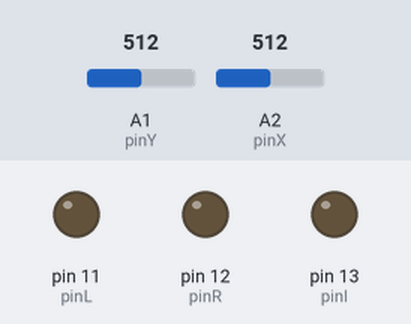
This sketch was run on a simulated Arduino Uno, built with avr-gcc and run on an emulated ATmega328P. On the bench: output pins drawn as LEDs (lit = HIGH). Inputs (shaded band) come from the test bench; at power-on: A1 (pinY) = 512, A2 (pinX) = 512. Random numbers use the default seed unless the sketch sets one.

Above: at 1.2 s.
1.3 s: A1 (pinY) set to 491
At 1.8 s:
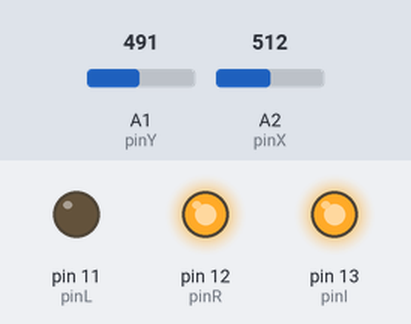
4.3 s: A2 (pinX) set to 105
7.3 s: A2 (pinX) set to 92
At 8.4 s:
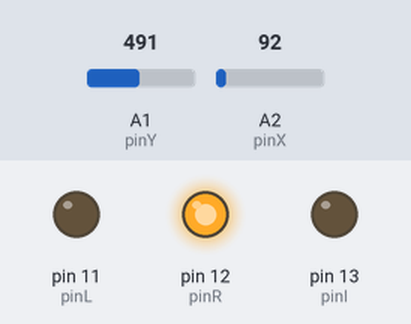
At 22.1 s:
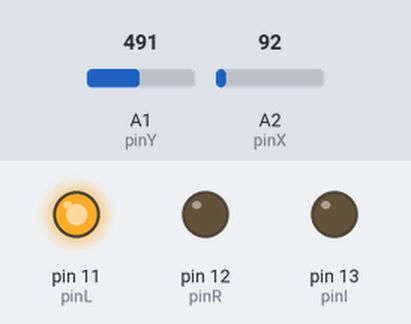
Timing chart, 0 to 29.6 s (numbered marks = the images above; inputs shaded):
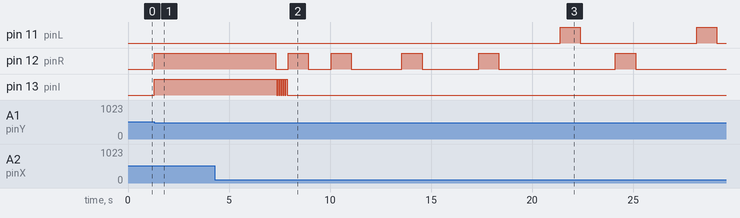

The sketch:

test1.ino
```cpp
const byte pinI = 13;
const byte pinR = 12;
const byte pinL = 11;

const byte pinC = 0;
const byte pinY = 1;
const byte pinX = 2;

void setup() {
  pinMode(pinI, OUTPUT);
  pinMode(pinR, OUTPUT);
  pinMode(pinL, OUTPUT);

  pinMode(pinC, INPUT);
  pinMode(pinY, INPUT);
  pinMode(pinX, INPUT);

  randomSeed(analogRead(3));
}

void flash(int n) {
  for (int i = 0; i <= n; i++) {
    digitalWrite(pinI, HIGH);
    delay(50);
    digitalWrite(pinI, LOW);
    delay(50);
  }
}

void loop() {

  if (analogRead(pinY) <= 500) {
    digitalWrite(pinI, HIGH);
    digitalWrite(pinR, HIGH);
    delay(100);
  };

  if (analogRead(pinY) >= 1000) {
    digitalWrite(pinI, HIGH);
    digitalWrite(pinL, HIGH);
    delay(100);
  };

  digitalWrite(pinI, LOW);
  digitalWrite(pinL, LOW);
  digitalWrite(pinR, LOW);

  if (analogRead(pinX) <= 100) {
    flash(5);

    while (true) {
      const int L = random(1,3);
      if (L == 1) {
        digitalWrite(pinR, HIGH);
      } else {
        digitalWrite(pinL, HIGH);
      };
      delay(1000);
      digitalWrite(pinL, LOW);
      digitalWrite(pinR, LOW);
      delay(random(1000, 4000));

      if (analogRead(pinX) >= 1000) {
        flash(7);
        break;
      };
    };
  };
}
```

Measured:
- the behaviour switches between 501 and 500 on A1 (pinY) (found by bisection; images 0 and 1)
- the behaviour switches between 101 and 100 on A2 (pinX) (found by bisection; images 1 and 2)
- after the input at 1.3 s, pin 12 (pinR), pin 13 (pinI): LOW → HIGH at once
- after the input at 7.3 s, pin 11 (pinL): alternates HIGH for 1.0 s and LOW for 5.8 s, starting after 14.1 s; pin 12 (pinR): HIGH → LOW at once, → HIGH 0.60 s later, → LOW 1.0 s later, → HIGH 1.1 s later, … (11 changes in this stretch); pin 13 (pinI): alternates HIGH for 0.05 s and LOW for 0.05 s, 11 changes in all, then stays LOW, starting after 0.07 s
